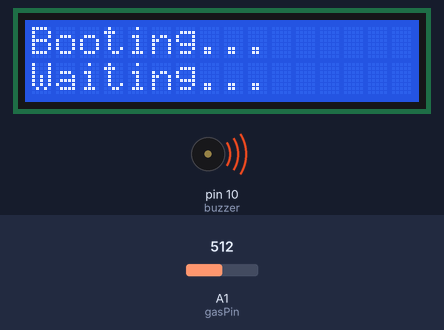
Bench run of a sketch on a simulated Arduino Uno, built with avr-gcc and run on an emulated ATmega328P. On the bench: 16×2 character LCD, buzzer (waves = sounding). Inputs (shaded band) come from the test bench; at power-on: A1 (gasPin) = 512. What the sketch prints to the serial monitor is not drawn.

Above: at 2.1 s.
At 4.6 s:
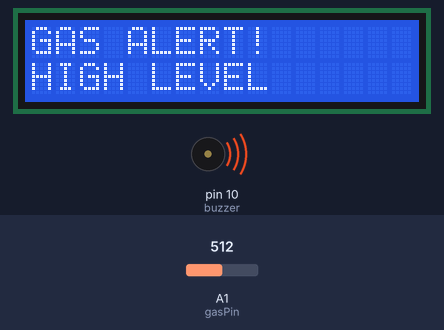
4.7 s: A1 (gasPin) set to 311
8.2 s: A1 (gasPin) set to 283
At 10.8 s:
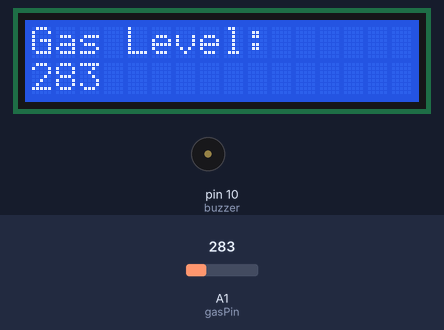
11.4 s: A1 (gasPin) set to 306
At 12.0 s:
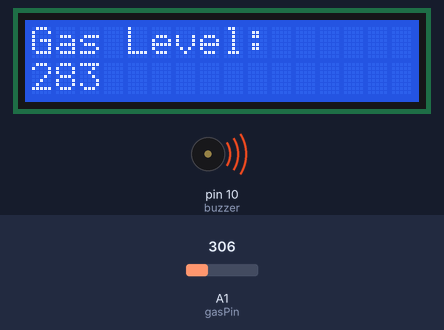
Timing chart, 0 to 20.6 s (numbered marks = the images above; inputs shaded):
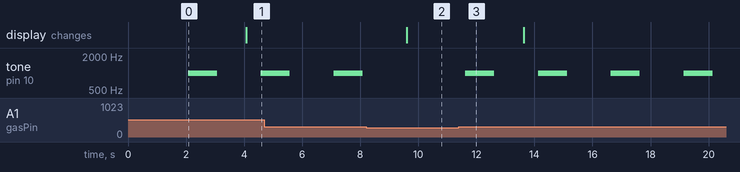

Measured:
- the behaviour switches between 301 and 300 on A1 (gasPin) (found by bisection; images 1 and 2)
- after the input at 8.2 s, tone on pin 10 (buzzer): stays silent (without the input it goes to 1000 Hz after 1.4 s); the display: changes after 1.4 s (image 2)
- after the input at 11.4 s, tone on pin 10 (buzzer): alternates 1000 Hz for 1.0 s and silent for 1.5 s, starting after 0.22 s

The sketch:

lcd_person1.ino
```cpp
#include <LiquidCrystal.h>

LiquidCrystal lcd(12, 11, 5, 4, 3, 2);

const int gasPin = A1;
const int buzzer = 10; //buzzer to arduino pin 9


String line1 = "Booting...";
String line2 = "Waiting...";

void drawLCD() {
  lcd.clear();
  lcd.setCursor(0, 0);
  lcd.print(line1.substring(0, 16));
  lcd.setCursor(0, 1);
  lcd.print(line2.substring(0, 16));
}

void setup() {
  Serial.begin(115200);
  lcd.begin(16, 2);
  drawLCD();
  delay(2000);
  pinMode(buzzer, OUTPUT); // Set buzzer - pin 9 as an output

}

void loop() {
  int gasValue = analogRead(gasPin);

  Serial.print("Gas Level: ");
  Serial.println(gasValue);

  if (gasValue > 300) {
    line1 = "GAS ALERT!";
    line2 = "HIGH LEVEL";
    tone(buzzer, 1000); // Send 1KHz sound signal...
    delay(1000);         // ...for 1 sec
    noTone(buzzer);     // Stop sound...
    delay(1000);         // ...for 1sec
  } else {
    line1 = "Gas Level:";
    line2 = String(gasValue);
  }

  while (line1.length() < 16) line1 += " ";
  while (line2.length() < 16) line2 += " ";

  drawLCD();

  delay(500);


}
```
